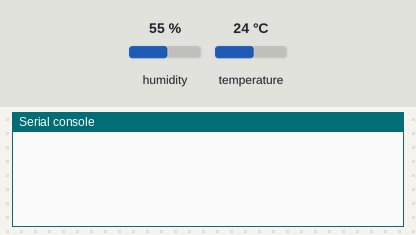
A program run on a simulated ESP32 board running MicroPython. Shown: the last lines printed to the serial console. The inputs (shaded band) are chosen by the test bench; at power-on: humidity 55 %, temperature 24 °C.

Above: at 1.2 s.
1.3 s: humidity set to 22 %
At 3.5 s:
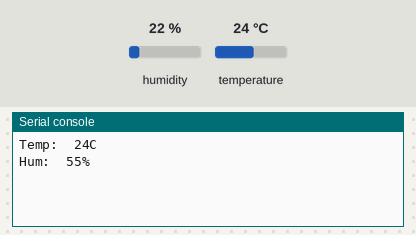
4.0 s: temperature set to 12 °C
At 4.7 s:
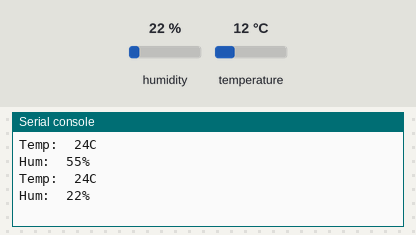
6.7 s: humidity set to 40 %
At 9.4 s:
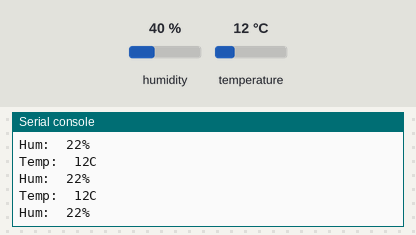
Timing chart, 0 to 10.9 s (numbered marks = the images above; inputs shaded):
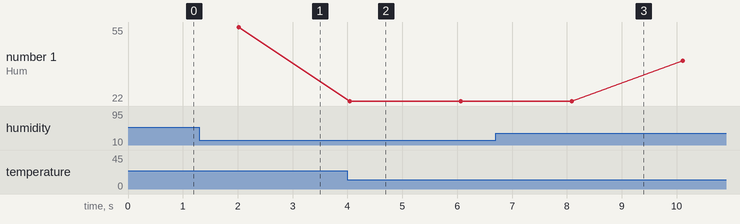

Measured:
- plotted number 1: 22 → 40 after the input at 6.7 s

The program:

sensors.py
```python
from machine import Pin
from time import sleep
import dht

dht11 = dht.DHT11(Pin(33, Pin.IN))

while True:
    dht11.measure()
    sleep(2)
    temperature = dht11.temperature()
    humidity = dht11.humidity()

    print("Temp:\t" + str(temperature) + "C")
    print("Hum:\t" + str(humidity) + "%")
```
